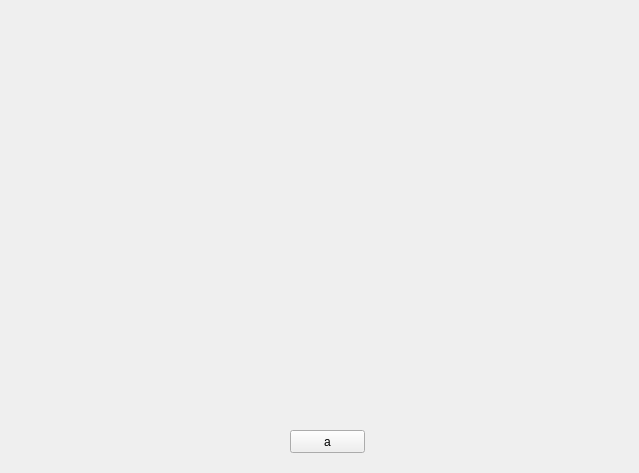
<?xml version="1.0" encoding="UTF-8"?>
<ui version="4.0">
 <class>Form</class>
 <widget class="QWidget" name="Form">
  <property name="geometry">
   <rect>
    <x>0</x>
    <y>0</y>
    <width>639</width>
    <height>473</height>
   </rect>
  </property>
  <property name="windowTitle">
   <string>Form</string>
  </property>
  <widget class="QPushButton" name="pushButton">
   <property name="geometry">
    <rect>
     <x>290</x>
     <y>430</y>
     <width>75</width>
     <height>23</height>
    </rect>
   </property>
   <property name="text">
    <string>а</string>
   </property>
  </widget>
 </widget>
 <resources/>
 <connections/>
</ui>
